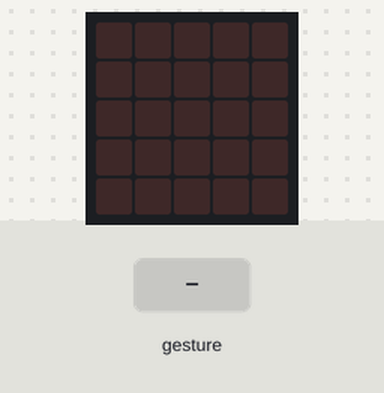
Bench run of a program on a simulated BBC micro:bit (MakeCode). Shown: the board's 5×5 LED display. The test bench sets the inputs (shaded band). Random numbers come from a fixed seed; a tilt is held for 1.5 s and a shake lasts 1 s, then the board lies face up again.

Above: at 1.2 s.
1.3 s: gesture 'shake'
At 2.2 s:
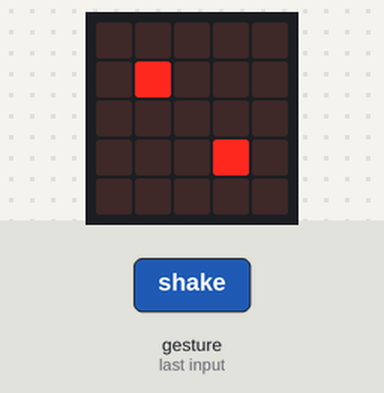
3.0 s: gesture 'shake'
At 3.5 s:
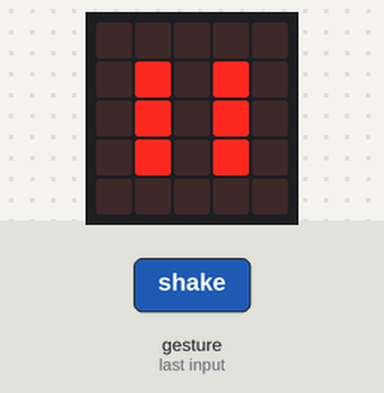
4.7 s: gesture 'shake'
At 6.0 s:
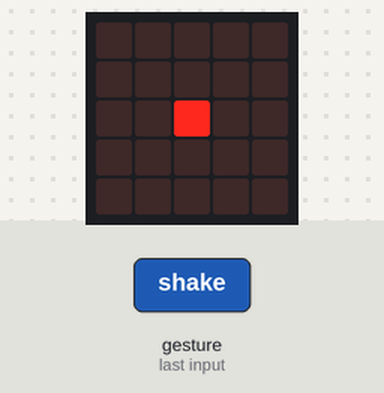
6.4 s: gesture 'shake'
At 7.3 s:
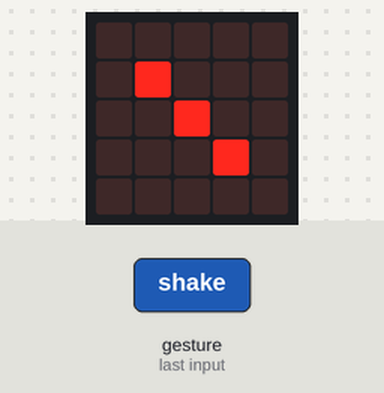
Timing chart, 0 to 9.1 s (numbered marks = the images above; inputs shaded):
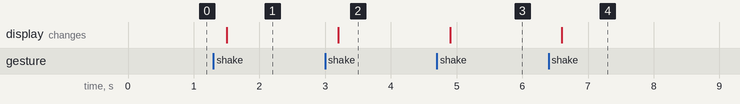

The program:

main.ts
```typescript
let number = 0
input.onGesture(Gesture.Shake, function () {
    let dado = 0
    basic.clearScreen()
    number = randint(1, 6)
    if (1 == number) {
        basic.showLeds(`
            . . . . .
            . . . . .
            . . # . .
            . . . . .
            . . . . .
            `)
    } else if (2 == number) {
        basic.showLeds(`
            . . . . .
            . # . . .
            . . . . .
            . . . # .
            . . . . .
            `)
    } else if (3 == number) {
        basic.showLeds(`
            . . . . .
            . # . . .
            . . # . .
            . . . # .
            . . . . .
            `)
    } else if (4 == dado) {
        basic.showLeds(`
            . . . . .
            . # . # .
            . . . . .
            . # . # .
            . . . . .
            `)
    } else if (5 == dado) {
        basic.showLeds(`
            . . . . .
            . # . # .
            . . # . .
            . # . # .
            . . . . .
            `)
    } else {
        basic.showLeds(`
            . . . . .
            . # . # .
            . # . # .
            . # . # .
            . . . . .
            `)
    }
})
```

test.ts
```typescript
// aquí va el archivo "tests"; esto no se compilará cuando este paquete se utilice como una extensión.
```

Measured:
- after the input at 1.3 s, the display: changes after 0.20 s (image 1)
- after the input at 3.0 s, the display: changes after 0.20 s (image 2)
- after the input at 4.7 s, the display: changes after 0.20 s (image 3)
- after the input at 6.4 s, the display: changes after 0.20 s (image 4)
